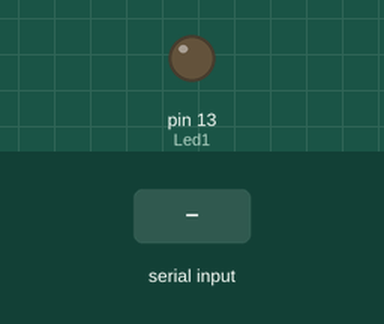
Recording of a sketch running on a simulated Arduino Uno, built with avr-gcc and run on an emulated ATmega328P. Shown: output pins drawn as LEDs (lit = HIGH). The test bench sets the inputs (shaded band).

Above: at 1.2 s.
1.3 s: "101\n" received over Serial
At 2.4 s:
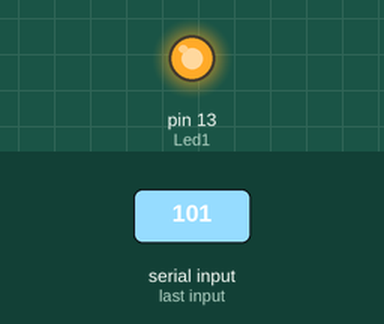
2.8 s: "202\n" received over Serial
At 3.5 s:
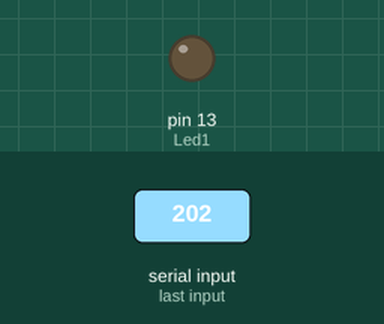
Timing chart, 0 to 5.8 s (numbered marks = the images above; inputs shaded):
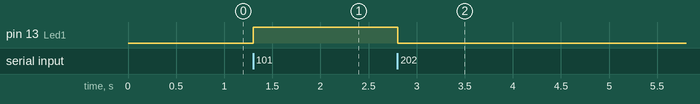

Measured:
- after the input at 1.3 s, pin 13 (Led1): LOW → HIGH at once
- after the input at 2.8 s, pin 13 (Led1): HIGH → LOW at once

The sketch:

Code-08_By_entering__101__on_by_entering__202__off_.ino.ino
```cpp
const int Led1 = 13;

void setup() {

  // put your setup code here, to run once:

  pinMode(Led1, OUTPUT);
  Serial.begin(9600);

}
void loop()
{
  // put your main code here, to run repeatedly:

  if (Serial.available() > 0)
  {
    int  INT = Serial.parseInt();
    if (INT == 101)
    {
      digitalWrite(Led1, HIGH);
    }
    else if (INT == 202)
    {
      digitalWrite(Led1, LOW);
    }
  }
}
```
